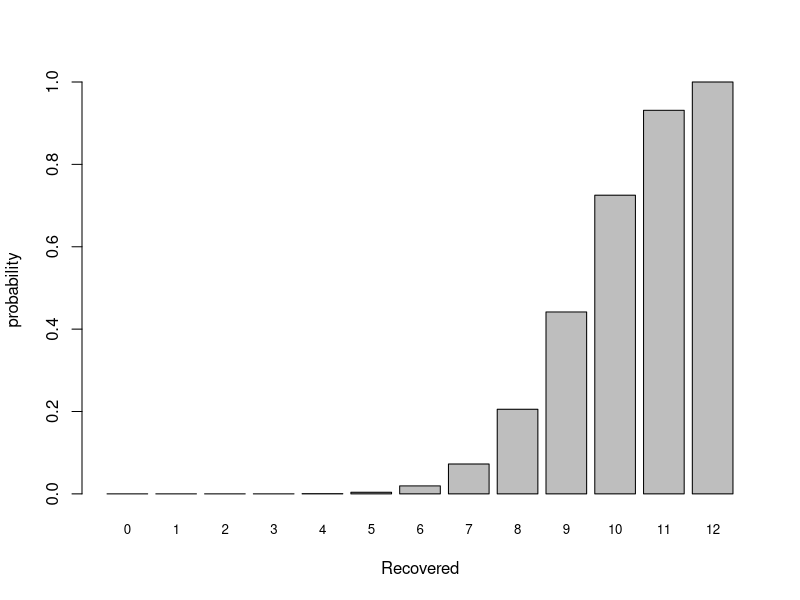
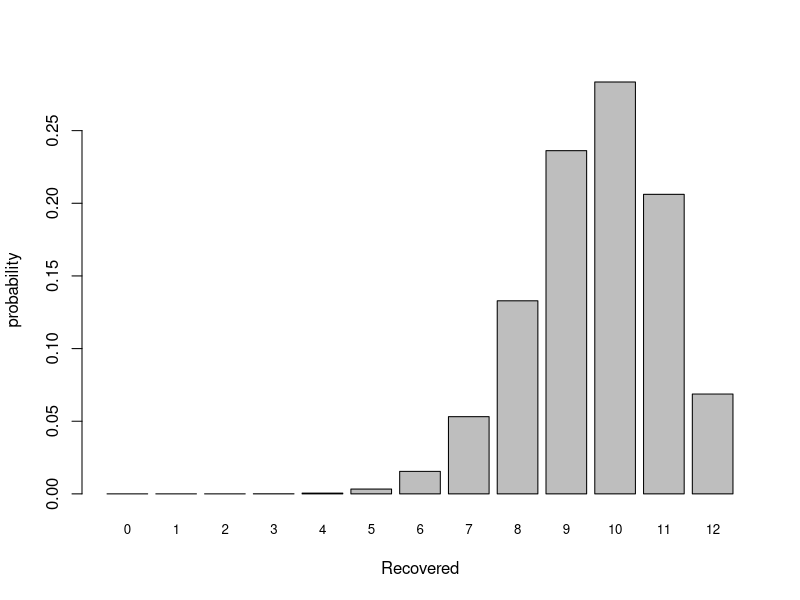
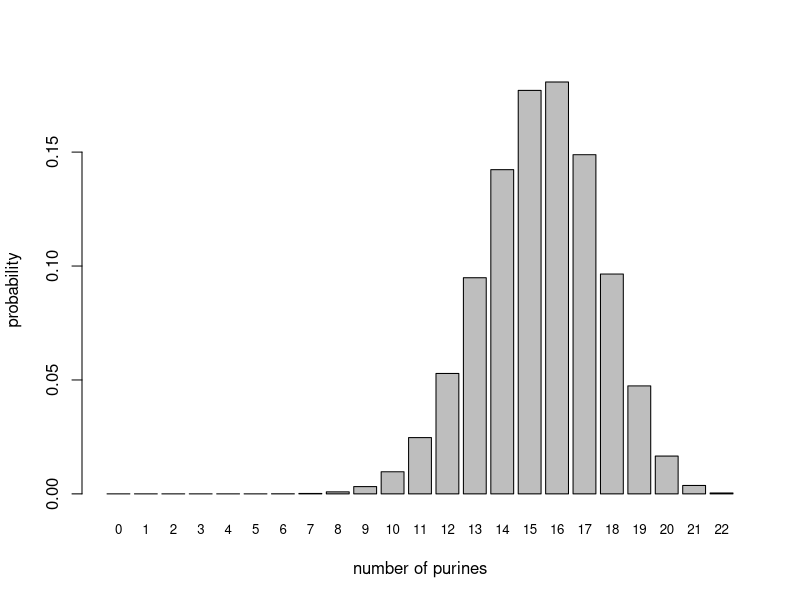
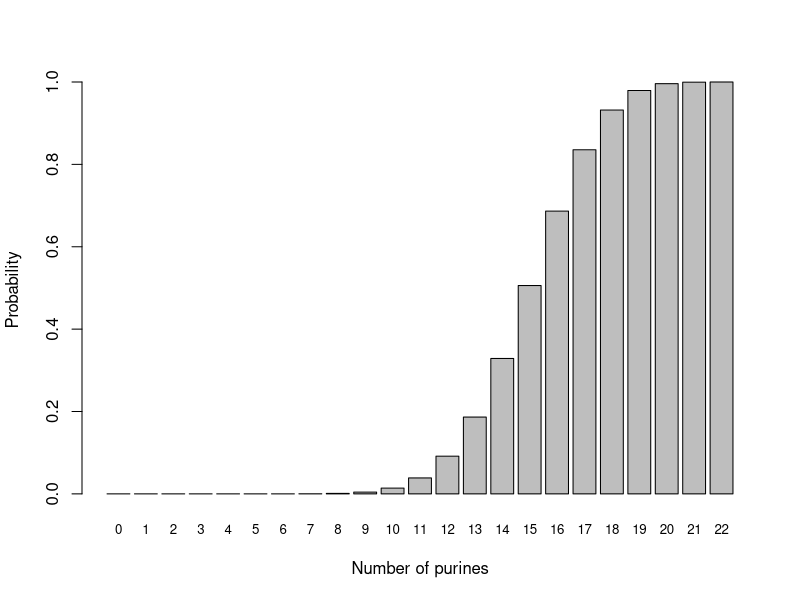
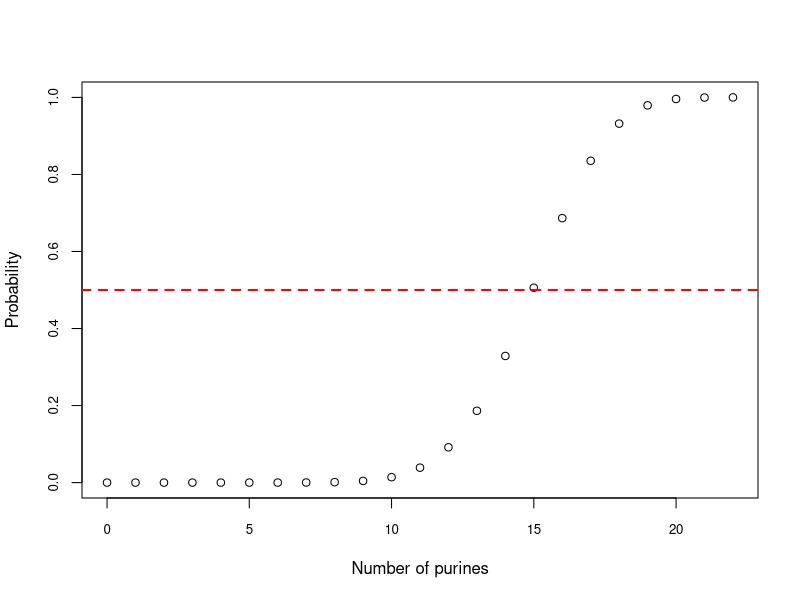
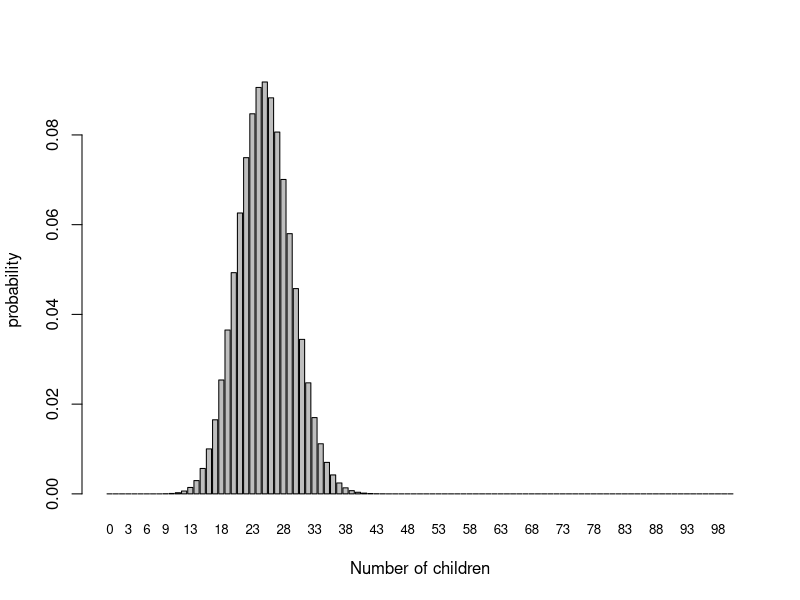
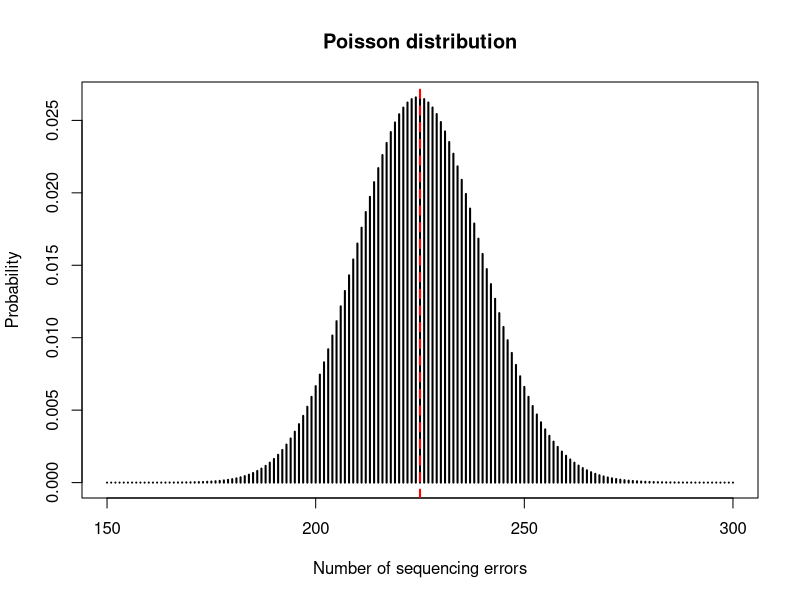
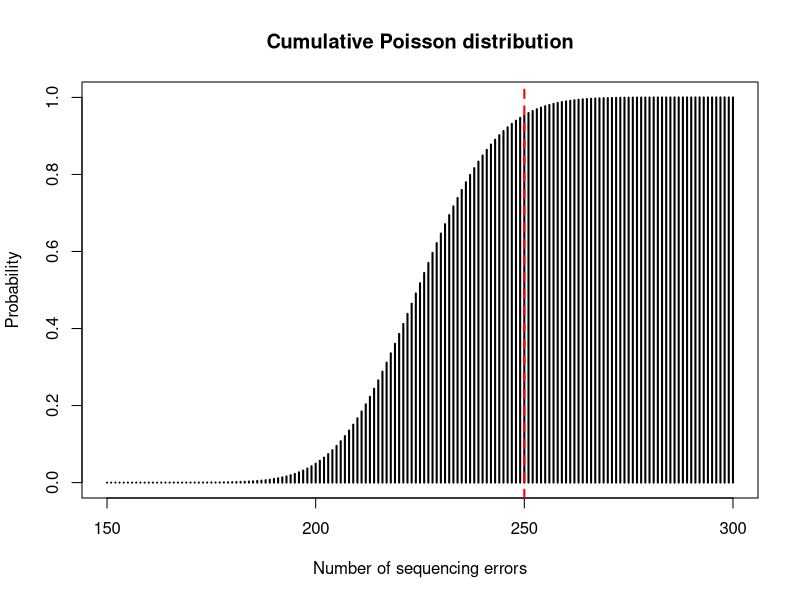

Write the R code that produced these figures, in order.
# Module: Statistics & Data Science
# Practical 2: Probability and Distributions 

# ==============================================================================

# Cumulative binomial distribution 
barplot(pbinom(0:12, size = 12, prob = 0.8), names.arg = c(0:12), 
        cex.names = 0.8, ylab = "probability", xlab = "Recovered")
# pbinom(q, size, prob) -> Calculates cumulative probability P(X <= q)
# names.arg = 0:12      -> Sets custom bar labels under each bar
# cex.names = 0.8       -> Scales down x-axis bar label font size (80% of default)
# ylab = "..."          -> Sets vertical y-axis label
# xlab = "..."          -> Sets horizontal x-axis label

# Creating a probability mass plot (the binomial distribution is discrete) 
barplot(dbinom(0:12, size = 12, prob = 0.8), 
        names.arg = 0:12, 
        cex.names = 0.8, 
        ylab = "probability", 
        xlab = "Recovered")

# ------------------------------------------------------------------------------

# Exercise 2.1: RNA consists of a sequence of nucleotides A and G (the purines) and U and C 
# (the pyrimidines). If in a certain organism the probability of a purine equals 0.7, and the 
# Occurrence of purines and pyrimidines is, of course, mutually exclusive. ####

# For a microRNA of length 22
# (a) Show that the probability of 14 purines is ~ 14.23%

dbinom(14, size = 22, prob = 0.7)  # 0.1422919 or 14.2%

# (b) Plot the expected probability density for the number of purines 
barplot(dbinom(0:22, size = 22, prob = 0.7),
        names.arg = 0:22, 
        cex.names = 0.8,
        ylab = "probability",
        xlab = "number of purines")


# (c) Plot the expected cumulative distribution for the number of purines 
barplot(pbinom(0:22, size = 22, prob = 0.7), names.arg = c(0:22), 
        cex.names = 0.8, ylab = "Probability", xlab = "Number of purines")


# (d) Show that the probability of less than or equal to 13 purines is ~18.65% 
sum(dbinom(0:13, 22, 0.7))    #  0.1864574 or 18.6%


# (e) Show that the probability of strictly more than 10 purines is ~ 98.6% 
1- sum(dbinom(0:10, 22, 0.7))    # 0.9859649 or 98.6%


# (f) Re-plot the cumulative distribution function using plot( ) instead of barplot

x<- 0:22
plot(x, pbinom(x , size = 22, prob = 0.7),
     cex.axis = 0.8, ylab = "Probability", xlab = "Number of purines") 

# Add a line to the cumulative distribution plot to indicate the median value (50% probability) for the number of purines

abline(h = 0.5, col = "red", lty = 2, lwd = 2)
# h = 0.5   -> Horizontal line at 50% cumulative probability


# ------------------------------------------------------------------------------
# Binomial distribution: Inheritance ####

# Exercise 2.2: If both parents are carriers of the recessive gene causing cystic fibrosis, then 
# each of their children has a probability of 1/4 of being having the disease. 

# (a) What is the probability for exactly one child out of four to have cystic fibrosis?
dbinom(1, size = 4, prob = 0.25)    # Probability of 0.42

# (b) What is the probability that 3 or 4 children will have cystic fibrosis? 

# Here I will add the probabilities 3 children and 4 children together 
sum(dbinom(3, size = 4, prob =  0.25), dbinom(4, size = 4, prob =  0.25))   # Probability of 0.05

# (c) If many similar ‘dual carrier’ couples had a total of 100 children what is the most likely 
#     number of children to have the disease?
 
# To determine what the most likely number is we need to plot the binomial distribution 
barplot(dbinom(0:100, size = 100, prob = 0.25), 
        names.arg = 0:100, 
        cex.names = 0.8, 
        ylab = "probability", 
        xlab = "Number of children")

# From the result, it looks like around 26 children are most likely to have the disease
# Review note: my calculation below confirms 25 children; 26 is the vector position. 

# However, we can find the exact peak by calculating the mode

# Define your parameters (replace with your actual n and p values)
n <- 100
p <- 0.25

# Generate x range from 0 to n
x <- 0:n

# Calculate exact probabilities for every x
probs <- dbinom(x, size = n, prob = p)

# Find the value of x that has the highest probability
most_likely <- x[which.max(probs)]
print(most_likely) # The 26th entry has a value of 25 as the first value is 0 

# ------------------------------------------------------------------------------
# Poisson distribution: ####
# Note: the discrete binomial and Poisson plots show probability mass functions (PMFs),
# even where the exercise wording below calls them density functions (PDFs).

# Exercise 2.3:  The estimated frequency of sequence errors in a particular method of 
# sequencing is 1 error per 200,000 base pairs. The size of chromosome 21 (the smallest chromosome in the human genome)
# is 45 000 000 base pairs.  

# (a) What is the mean number of sequencing errors expected in chromosome 21?

# To calculate the mean, we must calculate lambda 
n <- 45000000 # The error rate is per base pair, so do not double the length for two strands 
p <- 1/200000
lambda = n*p
print(lambda) # 225

# (b) Plot of the probability density function (pdf) for the number of sequencing errors on 
#     chromosome 21. Place a vertical line at the average value.

# Plot a poisson distribution using lambda and take x to be a range around lambda
x <- 150:300
plot(x, dpois(x, lambda = 225), 
     type = "h",      # Draws needle-style vertical bars
     lwd = 2,                                 # Sets bar line thickness
     xlab = "Number of sequencing errors",    # Horizontal axis label
     ylab = "Probability",                    # Vertical axis label 
     main = "Poisson distribution")           # Main title 
# Add a vertical line at the average value 
abline(v = lambda, col = "red", lty = 2, lwd = 2) # v <- standing for vertical line 

# Plot the cumulative distribution function (cdf) for the number of sequencing errors on 
# chromosome 21 and indicate the 0.95 quantile on your plot. 
plot(x, ppois(x, lambda = 225, lower.tail = TRUE, log.p = FALSE),
     type = "h",      
     lwd = 2,
     xlab = "Number of sequencing errors",    
     ylab = "Probability",                     
     main = "Cumulative Poisson distribution")

# Indicating the 0.95 quantile on my cdf
quantile_95 <- qpois(0.95, lambda = 225)
abline(v = quantile_95, col = 'red', lty = 2, lwd = 2)

# If, in a new sequencing method, the error rate is 40% smaller, how do the pdf and cdf 
# plots change. 
n = 45000000 # Use the same length in base pairs for the new method
p = (1/200000)*0.6 # Sequencing error rate is now 40% lower with new sequencing method, so 60% of the old value 
lambda = n*p
print(lambda) # 135 

# pdf plot of new sequencing method 
x <- 70:200
plot(x, dpois(x, lambda = 135), 
     type = "h",      # Draws needle-style vertical bars
     lwd = 2,                                 # Sets bar line thickness
     xlab = "Number of sequencing errors",    # Horizontal axis label
     ylab = "Probability",                    # Vertical axis label 
     main = "Poisson distribution of new sequencing method")  
# From our new plot, we see that the mean sequecing error is lowe  (135), the plot has shifted towards the left 

# Lets try to plot both graphs side by side 
# 1. Define x-ranges and calculate Poisson probabilities
x1 <- 70:200
probs1 <- dpois(x1, lambda = 135)

x2 <- 150:300
probs2 <- dpois(x2, lambda = 225)

# 2. Plot the FIRST distribution (Sets up the coordinate space)
# xlim = c(70, 300) ensures both ranges fit on screen
# ylim = c(0, 0.04)  ensures the full height of both curves fits
plot(x1, probs1, 
     type = "h", 
     col = "blue", 
     lwd = 2,
     xlim = c(70, 300), 
     ylim = c(0, 0.04),
     xlab = "Number of sequencing errors", 
     ylab = "Probability",
     main = "Comparison of Poisson Distributions")

# 3. OVERLAY the SECOND distribution using lines()
lines(x2, probs2, 
      type = "h", 
      col = "red", 
      lwd = 2)

# 4. Add a legend to distinguish the two methods
legend("topright", 
       legend = c("New Method (lambda = 135)", "Old Method (lambda = 225)"),
       col = c("blue", "red"), 
       lwd = 2)
# Show that for the new sequencing method, the proportion of sequencing errors to exceed the 0.95 quantile is close to zero 
quantile_95 <- qpois(0.95, lambda = 225)
abline(v = quantile_95, col = 'red', lty = 2, lwd = 2) 
# Previous 95th quantile if far from distribution of new method- close to 0 

# ------------------------------------------------------------------------------
# Repeated operations in R: The for loop ####


original_par <- par()
# R, like other programming languages, has loops that allow us to repeat operations 
# The for loop has the form: 
# For (each number in i in a sequence of numbers)
#     {repeat the commands in curly brackets}

# Example: 
y <- numeric()     # Create an empty numeric vector 
for (i in 1:4) {   # {Creates continuation line on console
  y[i] <- i + 2
}
y

# Sampling and convergence of the sample mean 
# Lets randomly sample a uniform distribution between 0 and 1 and start by taking 10 samples 

mybreaks <- seq(0,1,0.05) # Generate bin cut points from 0 to 1 in steps of 0.05 (0, 0.05, 0.10, ..., 1.0)
uniform_data <- runif(10,0,1) # Draw 10 random floating-point numbers from a uniform distribution between 0 and 1
hist(uniform_data, breaks = mybreaks) # Plot a histogram using 'mybreaks' to force bins of width 0.05

# Does look very uniform 
# We can do the same thing many times 

for (i in 1:5) {    # Start a loop that runs 5 times (i takes the values 1, 2, 3, 4, 5)
  uniform_data <- runif(10,0,1)
  hist(uniform_data, breaks = mybreaks)
  Sys.sleep(1)    # Waits for 1 second
}
# Sys.sleep(1) pauses for one second so I can inspect each plot before the next one appears.
# It does not save or export the plots.

# Using the for loop in this situation meant that all of the code in the curly brackets repeated 5 times, drawing 
# 5 histograms with a 1 second break between each render 

# Each sample is a rather poor representation of the distribution, which should be constant between zero and one.
# We will need a lot more samples 

# Let’s double the number of samples each time through the loop 

for (i in 1:10) {
  uniform_data <- runif(10*(2^i), 0, 1) # The sample size doubles on every repeat of the code
  hist(uniform_data, breaks = mybreaks)
  Sys.sleep(1)
}
# Since we are generating much larger sample sizes every time we run our histogram, the histogram appears 
# to start matching our theoretical expectations. A small sample size is dominated by 'random noise' wheras
# a larger sample size starts to average out the sampling noise

# We can also calculate some statistics at each sample size: 

# 1. Initialize two empty numeric vectors to store results across loop iterations
samples <- numeric() # Generates an empty vector
mean_values <- numeric()
# 2. Run a loop 10 times (where 'i' goes from 1 to 10)
for (i in 1:10) {
  # 3. Generate a uniform sample where sample size DOUBLES each iteration:
  # i = 1: 10 * 2^1 = 20 numbers
  # i = 2: 10 * 2^2 = 40 numbers
  # ... up to i = 10: 10 * 2^10 = 10,240 numbers
  uniform_data <- runif(10*(2^i),0,1)
  # 4. Store the current sample size in the 'samples' vector at position i
  samples[i] <- 10*(2^i)
  # 5. Calculate and store the mean of the generated sample in 'mean_values'
  mean_values[i] <- mean(uniform_data)
  # 6. Plot a histogram of the sample using your custom bin boundaries 'mybreaks'
  hist(uniform_data, breaks = mybreaks)
  # 7. Pause execution for 1 second so you can visually inspect each plot
  Sys.sleep(1)
}

# This R for loop demonstrates the Law of Large Numbers by showing how increasing the sample size causes the calculated
# sample mean to stabilize around the true theoretical mean (which is 0.5 for a uniform distribution between $0$ and 1).


# ------------------------------------------------------------------------------
# Measurement error ####

# Modelling measurement error and the central limit theorem


# Change 'sources' to see shape transition: 1 (flat) -> 2 (triangle) -> 10+ (bell curve)
sources <- 10             # Number of independent error sources
n_measurements <- 1000    # Number of repeated measurements

total_error <- rep(0, n_measurements)

for (i in 1:sources) {
  # Add noise from each independent uniform source [-1, +1]
  total_error <- total_error + runif(n_measurements, -1, 1)
}

# As 'sources' grows, the distribution becomes approximately bell-shaped
hist(total_error, breaks = 30, main = paste("Total Error with", sources, "Sources"))

# This exercise demonstrates the Central Limit Theorem: 
# For independent, identically distributed variables with finite, non-zero variance,
# the centred and scaled sum approaches a standard Normal distribution as the number of variables increases.
# Here the independent uniform error sources satisfy these conditions, so their sum becomes approximately bell-shaped.
# Measurement error is not always normally distributed; it depends on the sources of error.
